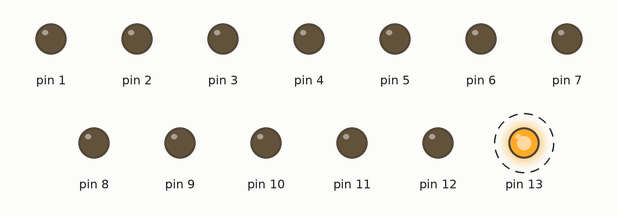
This sketch was run on a simulated Arduino Uno, built with avr-gcc and run on an emulated ATmega328P. Parts: output pins drawn as LEDs (lit = HIGH). Dashed ring = blinking.

Above: at 0.2 s.
Timing chart, 0 to 3.0 s (numbered marks = the images above):
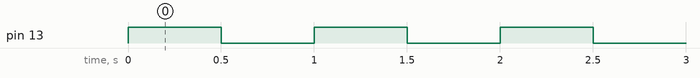

The sketch:

led_off.ino
```cpp
void setup()
{
  pinMode(1,OUTPUT);
  pinMode(2,OUTPUT);
  pinMode(3,OUTPUT);
  pinMode(4,OUTPUT);
  pinMode(5,OUTPUT);
  pinMode(6,OUTPUT);
  pinMode(7,OUTPUT);
  pinMode(8,OUTPUT);
  pinMode(9,OUTPUT);
  pinMode(10,OUTPUT);
  pinMode(11,OUTPUT);
  pinMode(12,OUTPUT);
  pinMode(13,OUTPUT);
}

void loop()
{
  digitalWrite(12,0);
  digitalWrite(13,1);
  delay(500);
  digitalWrite(13,0);
  delay(500);
}
```

Measured:
- by itself, pin 13: alternates HIGH for 0.50 s and LOW for 0.50 s
